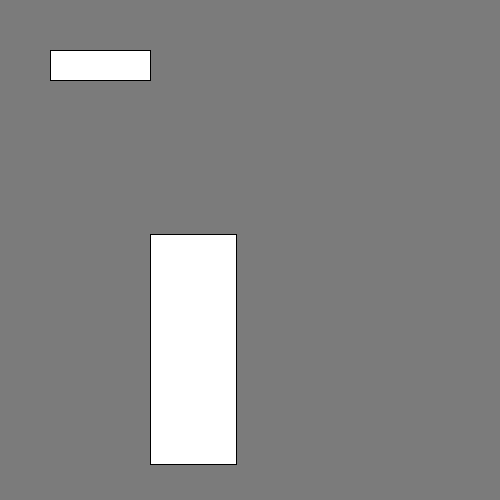
Frame 1 (no input)
Frame 60 (the mouse pressed at the canvas centre just before this capture): identical to frame 1, image omitted
Frame 120 (the mouse held since frame 60 and released just before this capture): identical to frame 1, image omitted

The Processing sketch that drew this single still picture (run headless with seeded random() and noise(); from frame 60 on, the mouse is pressed at the canvas centre):

// Processing sketch: mouse_drag_3
// ── mouse_drag_3.pde
/*
to do:
 - order of boxes: re-sort array based on z-index
 */

Box box1;
Box box2;

float x, y;
float w, h;

void setup() {
  size(500, 500);

  box1 = new Box(50, 50, 100, 30);
  box2 = new Box(150, 234, 86, 230);
}

void draw() {
  background(123);

  box1.display();
  box2.display();
}

void mouseReleased() {
  box1.clicked = false;
  box2.clicked = false;
}

void mouseDragged() {
  box1.update();
  box2.update();
}

void mousePressed() {
  box1.checkClicked(mouseX, mouseY);
  box2.checkClicked(mouseX, mouseY);
}

// ── Box.pde
class Box {
  float x, y;
  float w, h;
  boolean clicked;

  Box(float _x, float _y, float _w, float _h) {
    x = _x;
    y = _y;
    w = _w;
    h = _h;
    clicked = false;
  }

  void checkClicked(float cx, float cy) {
    if (cx > x && cx < x+w && cy > y && cy < y+h) {
      clicked = true;
    } else {
      clicked = false;
    } 
  }

  void update() {
    if (!clicked) return;

    float dx = mouseX - pmouseX;
    float dy = mouseY - pmouseY;
    x += dx;
    y += dy;
  }

  void display() {
    rect(x, y, w, h);
  }
}
